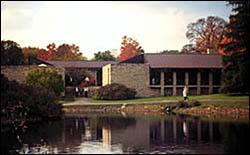
#> input picture lab-2/codes/images/dataset/1.jpg, 250 x 155 px
$ python lab2.py
#> lines starting #> are read from the running program, lines starting #| are printed output that depends on the picture
### lab-2/codes/img_io.py
import cv2

# [5 lines left out: function load_image, not called in this run]

def load_dataset_and_target(
    dataset_path: str = 'images/dataset/',
    dataset_names: list[str] = ['1.jpg', '2.jpg', '3.jpg', '4.jpg', '5.jpg'],
    target_path: str = 'images/target.jpg',
    color: int = cv2.COLOR_BGR2GRAY) -> tuple[list[cv2.typing.MatLike], cv2.typing.MatLike]:

    dataset = [cv2.imread(dataset_path + name) for name in dataset_names]
    target = cv2.imread(target_path)

    dataset = [cv2.cvtColor(img, color) for img in dataset]
    target = cv2.cvtColor(target, color)

    return dataset, target

def save_output(
    imgs: list[cv2.typing.MatLike],
    output_path: str = 'output/',
    suffix: str = None):

    for _, img in enumerate(imgs):
        path = output_path + f"{_ + 1}"
        if suffix:
            path += "-" + suffix
        path += ".png"

        cv2.imwrite(path, img)

### lab-2/codes/sift.py
import cv2
import numpy as np
import math
from typing import List
import logging
import sys
from functools import cmp_to_key
import debug

NUM_REGIONS = 4
REGION_SIZE = 4
NUM_BINS = 8

class Octave:
    def __init__(self, img: cv2.typing.MatLike):
        self.img = img
        self.mag = np.zeros(self.img.shape)
        self.angle = np.zeros(self.img.shape)
        self.compute_mag_and_angle()

    def compute_mag_and_angle(self):
        h, w = self.img.shape
        img = self.img.astype(np.float32)
        for i in range(1, h - 1):
            for j in range(1, w - 1):
                self.mag[i][j] = ((img[i + 1][j] - img[i - 1][j]) ** 2 + (img[i][j + 1] - img[i][j - 1]) ** 2) ** 0.5
                self.angle[i][j] = (360 - math.atan2(img[i, j + 1] - img[i, j - 1], img[i + 1, j] - img[i - 1, j]) * 180 / math.pi) % 360

class SIFT:
    def __init__(self):
        self.octaves: List[Octave] = []

    # [13 lines left out: function get_kp, not called in this run]

    def gaussian_mask(self, sigma, dx, dy):
        return math.exp(-(dx * dx + dy * dy) / (2 * sigma * sigma))

    # [161 lines left out: functions compute_kp_orient, get_val_by_interpolation, compare_kp, remove_duplicate_kp, get_des, not called in this run]

    # main function
    def detectAndCompute(self, base_img: cv2.typing.MatLike, mask: None = None):
        self.__init__()
        logging.basicConfig(handlers=[logging.StreamHandler(sys.stdout)], level=logging.INFO)

        PRINT = base_img.shape[0] == 548

        self.octaves.append(Octave(base_img))
        logging.info(f'Initialized SIFT class with base image of size {base_img.shape}.')

        num_octaves = int(round(math.log(min(base_img.shape)) / math.log(2) - 4))
        for i in range(num_octaves - 1):
            last_img = self.octaves[i].img
            img = cv2.resize(last_img, (int(last_img.shape[1] / 2), int(last_img.shape[0] / 2))) # add Gaussian blur 1.6?
            self.octaves.append(Octave(img))
            if PRINT:
                debug.save_doc_image(img, f"octave-{i+1}")
            logging.info(f'Added octave No.{i + 1} from image of size {img.shape}.')

        all_kps = []

        for octave_index, octave in enumerate(self.octaves):
            img = octave.img
            kps: List[cv2.KeyPoint] = self.get_kp(img)
            if PRINT:
                debug.save_doc_image(cv2.drawKeypoints(img, kps, img, flags=2), f"keypoint-octave-{octave_index}")
            logging.info(f'Detected {len(kps)} keypoints from octave No.{octave_index}.')
            for kp in kps:
                kp.size = 2 ** (octave_index + 1)
                kp.pt = tuple(np.array(kp.pt) * (2 ** (octave_index)))
                kp.octave = octave_index
            all_kps.extend(kps)

        self.compute_kp_orient(all_kps)
        all_kps = self.remove_duplicate_kp(all_kps)

        if PRINT:
            print_kps = all_kps.copy()
            for p in print_kps:
                p.size *= 4
            debug.save_doc_image(cv2.drawKeypoints(base_img, print_kps, base_img, flags=4), f"keypoint-all")

        des = self.get_des(all_kps)

        return all_kps, des

### lab-2/codes/debug.py
import cv2
import img_io as iio

def print_keypoint(kp: cv2.KeyPoint):
    print(f"Angle: {kp.angle}, Size: {kp.size}, Octave: {kp.octave}.")

def save_doc_image(img: cv2.typing.MatLike, name: str):
    iio.save_single_image(img, name, path='../doc/images/')

### lab-2/codes/lab2.py
import cv2
import img_io as iio
from sift import SIFT

def match(sift, dataset, target):
    kp_target, des_target = sift.detectAndCompute(target, None)
    bf = cv2.BFMatcher()
    result = []
    for img in dataset:
        kp, des = sift.detectAndCompute(img, None)
        matches = bf.knnMatch(des_target, des, k=2)
        good_matches = [m for m, n in matches if m.distance < 0.7 * n.distance]
        matched_img = cv2.drawMatches(target, kp_target, img, kp, good_matches, img, flags=2)
        result.append(matched_img)
    return result

def main(useOpenCV: bool):
    dataset, target = iio.load_dataset_and_target()
    sift = cv2.SIFT_create() if useOpenCV else SIFT()
    result = match(sift, dataset, target)
    iio.save_output(result, suffix='opencv' if useOpenCV else None)

if __name__ == "__main__":
    main(True) # OpenCV
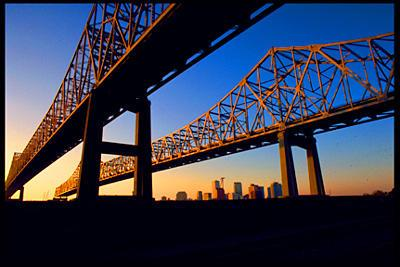
#> input picture lab-2/codes/images/dataset/2.jpg, 400 x 267 px
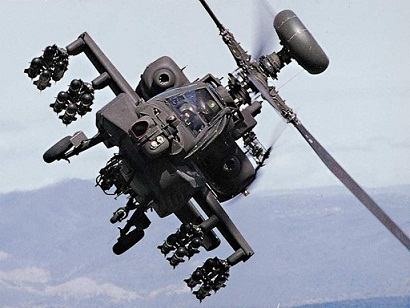
#> input picture lab-2/codes/images/dataset/3.jpg, 410 x 308 px
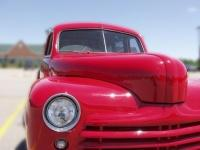
#> input picture lab-2/codes/images/dataset/4.jpg, 200 x 150 px
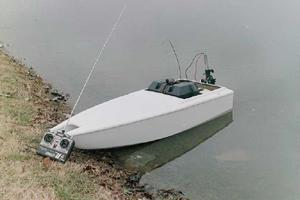
#> input picture lab-2/codes/images/dataset/5.jpg, 300 x 200 px
#> in load_dataset_and_target, `dataset = [cv2.imread(dataset_path + name) for name in dataset_names]`: dataset = 5 items
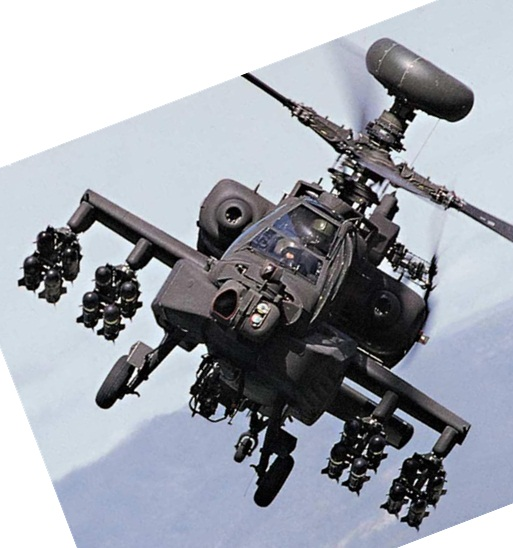
#> input picture lab-2/codes/images/target.jpg, 513 x 548 px
#> in load_dataset_and_target, target is the input picture: shape (548, 513, 3); mean B, G, R 173.1, 164.6, 160.6
#> in match, `kp_target, des_target = sift.detectAndCompute(target, None)`: kp_target = 1830 keypoints; strongest (x, y, size): (43, 273, 1.9), (362, 225, 3), (113, 285, 2), (101, 310, 2)
#> the loop in match, `for img in dataset:` made 5 passes
#> good_matches on passes 1 to 5: 30 matches, 27 matches, 390 matches, 34 matches, 18 matches
#> pass 1, in match, `matched_img = cv2.drawMatches(target, kp_target, img, kp, good_matches..`:
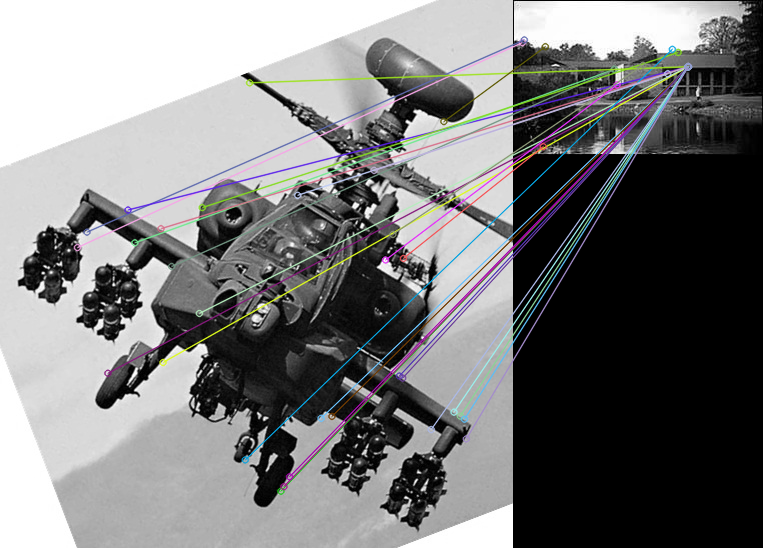
#> matched_img: shape (548, 763, 3); mean of channels 0, 1, 2 122, 121.5, 121.5; drawn as B, G, R
#> after the loop in match, `for img in dataset:`: result = 5 items
#> the loop in save_output, `for _, img in enumerate(imgs):` made 5 passes
#> path on passes 1 to 5: 'output/1-opencv.png', 'output/2-opencv.png', 'output/3-opencv.png', 'output/4-opencv.png', 'output/5-opencv.png'
    main(False) # mine
#| INFO:root:Initialized SIFT class with base image of size (548, 513).
#> the loop in detectAndCompute (call 2), `for i in range(num_octaves - 1):` made 1 pass
#> pass 1, in detectAndCompute, `img = cv2.resize(last_img, (int(last_img.shape[1] / 2), int(last_img.s..`:
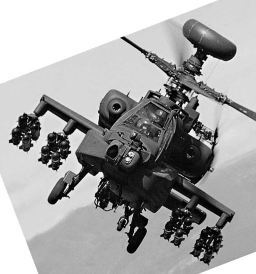
#> img: shape (274, 256); min 0, max 255, mean 164.3
#> (the run stopped early here; a loop or call above may not have finished)
